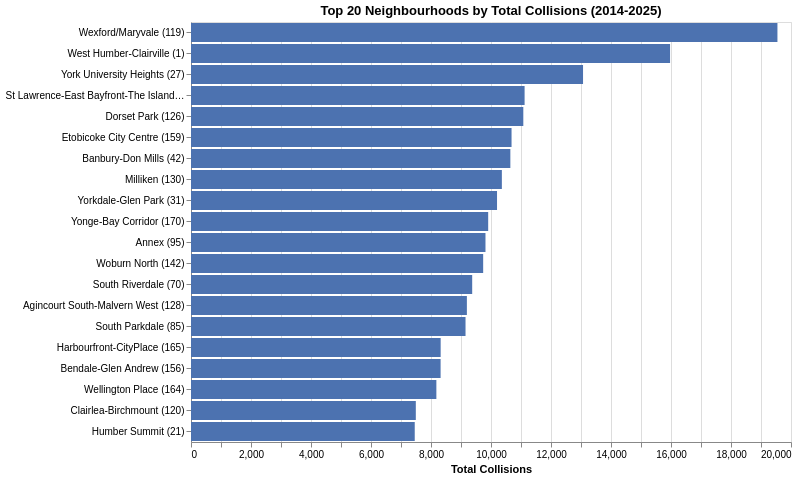

Notebook code cell kept with this figure:
### Markdown cell above
## 9. Top Neighbourhoods by Collision Count

### Code cell
top_hoods = (
    df.filter(
        pl.col("OCC_YEAR") < 2026,
        pl.col("NEIGHBOURHOOD_158").is_not_null(),
    )
    .group_by("NEIGHBOURHOOD_158")
    .agg(
        pl.len().alias("total_collisions"),
        pl.col("FATALITIES").sum().alias("fatalities"),
        pl.col("INJURY_COLLISIONS").sum().alias("injuries"),
        pl.col("PEDESTRIAN").sum().alias("pedestrian"),
    )
    .sort("total_collisions", descending=True)
    .head(20)
)

alt.Chart(top_hoods).mark_bar(color="#4C72B0").encode(
    x=alt.X("total_collisions:Q", title="Total Collisions"),
    y=alt.Y("NEIGHBOURHOOD_158:N", sort="-x", title=""),
    tooltip=["NEIGHBOURHOOD_158", "total_collisions", "fatalities", "injuries", "pedestrian"],
).properties(title="Top 20 Neighbourhoods by Total Collisions (2014-2025)", width=600, height=420)

### Figure 1 — Vega-Lite specification as saved in the notebook (floating-point values rounded to 4 significant figures)
{"config": {"view": {"continuousWidth": 300, "continuousHeight": 300}}, "data": {"name": "data-0e4de6cc839f09cfc4c6d3186756272f"}, "mark": {"type": "bar", "color": "#4C72B0"}, "encoding": {"tooltip": [{"field": "NEIGHBOURHOOD_158", "type": "nominal"}, {"field": "total_collisions", "type": "quantitative"}, {"field": "fatalities", "type": "quantitative"}, {"field": "injuries", "type": "quantitative"}, {"field": "pedestrian", "type": "quantitative"}], "x": {"field": "total_collisions", "title": "Total Collisions", "type": "quantitative"}, "y": {"field": "NEIGHBOURHOOD_158", "sort": "-x", "title": "", "type": "nominal"}}, "height": 420, "title": "Top 20 Neighbourhoods by Total Collisions (2014-2025)", "width": 600, "$schema": "https://vega.github.io/schema/vega-lite/v6.4.1.json", "datasets": {"data-0e4de6cc839f09cfc4c6d3186756272f": [{"NEIGHBOURHOOD_158": "Wexford/Maryvale (119)", "total_collisions": 19548, "fatalities": 19, "injuries": 2801, "pedestrian": 374}, {"NEIGHBOURHOOD_158": "West Humber-Clairville (1)", "total_collisions": 15969, "fatalities": 18, "injuries": 2568, "pedestrian": 308}, {"NEIGHBOURHOOD_158": "York University Heights (27)", "total_collisions": 13068, "fatalities": 13, "injuries": 1870, "pedestrian": 318}, {"NEIGHBOURHOOD_158": "St Lawrence-East Bayfront-The Islands (166)", "total_collisions": 11120, "fatalities": 14, "injuries": 1229, "pedestrian": 241}, {"NEIGHBOURHOOD_158": "Dorset Park (126)", "total_collisions": 11077, "fatalities": 7, "injuries": 1712, "pedestrian": 221}, {"NEIGHBOURHOOD_158": "Etobicoke City Centre (159)", "total_collisions": 10685, "fatalities": 11, "injuries": 1435, "pedestrian": 234}, {"NEIGHBOURHOOD_158": "Banbury-Don Mills (42)", "total_collisions": 10645, "fatalities": 8, "injuries": 1442, "pedestrian": 143}, {"NEIGHBOURHOOD_158": "Milliken (130)", "total_collisions": 10362, "fatalities": 9, "injuries": 1581, "pedestrian": 216}, {"NEIGHBOURHOOD_158": "Yorkdale-Glen Park (31)", "total_collisions": 10201, "fatalities": 6, "injuries": 1070, "pedestrian": 211}, {"NEIGHBOURHOOD_158": "Yonge-Bay Corridor (170)", "total_collisions": 9906, "fatalities": 4, "injuries": 1191, "pedestrian": 340}, {"NEIGHBOURHOOD_158": "Annex (95)", "total_collisions": 9816, "fatalities": 7, "injuries": 1197, "pedestrian": 314}, {"NEIGHBOURHOOD_158": "Woburn North (142)", "total_collisions": 9739, "fatalities": 9, "injuries": 1614, "pedestrian": 195}, {"NEIGHBOURHOOD_158": "South Riverdale (70)", "total_collisions": 9373, "fatalities": 8, "injuries": 1292, "pedestrian": 242}, {"NEIGHBOURHOOD_158": "Agincourt South-Malvern West (128)", "total_collisions": 9196, "fatalities": 5, "injuries": 1406, "pedestrian": 222}, {"NEIGHBOURHOOD_158": "South Parkdale (85)", "total_collisions": 9151, "fatalities": 14, "injuries": 1166, "pedestrian": 181}, {"NEIGHBOURHOOD_158": "Harbourfront-CityPlace (165)", "total_collisions": 8322, "fatalities": 2, "injuries": 945, "pedestrian": 192}, {"NEIGHBOURHOOD_158": "Bendale-Glen Andrew (156)", "total_collisions": 8320, "fatalities": 7, "injuries": 1121, "pedestrian": 179}, {"NEIGHBOURHOOD_158": "Wellington Place (164)", "total_collisions": 8179, "fatalities": 2, "injuries": 970, "pedestrian": 308}, {"NEIGHBOURHOOD_158": "Clairlea-Birchmount (120)", "total_collisions": 7494, "fatalities": 10, "injuries": 1126, "pedestrian": 205}, {"NEIGHBOURHOOD_158": "Humber Summit (21)", "total_collisions": 7458, "fatalities": 8, "injuries": 1025, "pedestrian": 164}]}}
